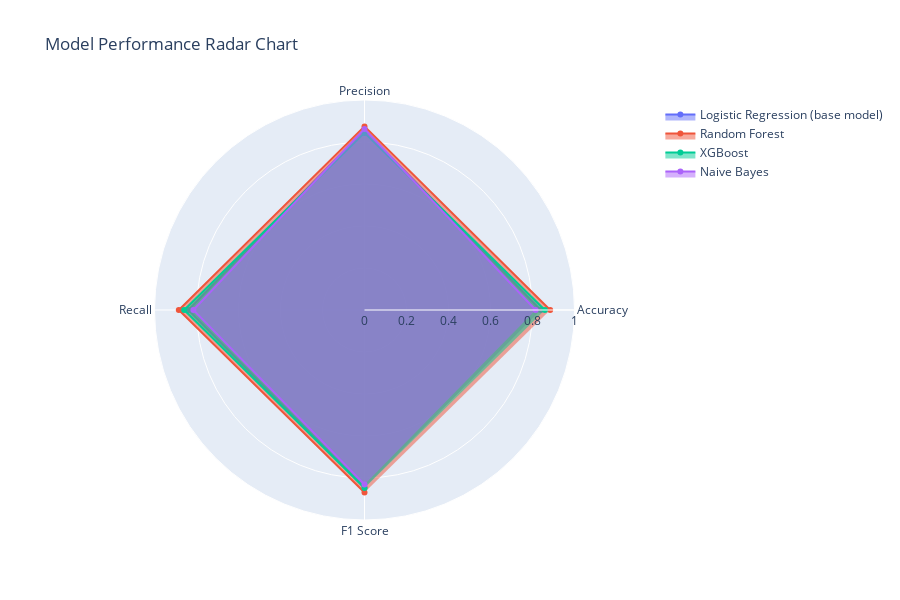

The cell this chart's notebook holds for it:
### Code cell
# Plot 4. A radar chart for model comparison
fig_radar = go.Figure()

for model in results_df.index:
    fig_radar.add_trace(go.Scatterpolar(
        r=[results_df.loc[model, metric] for metric in metrics],
        theta=[metric.replace('_', ' ').title() for metric in metrics],
        fill='toself',
        name=model,
        hovertemplate='%{theta}<br>Score: %{r:.4f}<br>Model: ' + model + '<extra></extra>'
    ))

fig_radar.update_layout(
    polar=dict(
        radialaxis=dict(
            visible=True,
            range=[0, 1]
        )),
    title="Model Performance Radar Chart",
    height=600,
    showlegend=True
)

fig_radar.show()

# Save as PNG
fig_radar.write_image("plotly_images/binary_radar_plot.png")

# Display the image (so it appears in PDF)
display(Image("plotly_images/binary_radar_plot.png"))

### Figure 1 — Plotly figure (JSON) as saved in the notebook; plotly's stock layout.template omitted (floating-point values rounded to 4 significant figures)
{"data": [{"fill": "toself", "hovertemplate": "%{theta}<br>Score: %{r:.4f}<br>Model: Logistic Regression (base model)<extra></extra>", "name": "Logistic Regression (base model)", "r": [0.839, 0.8583, 0.839, 0.8467], "theta": ["Accuracy", "Precision", "Recall", "F1 Score"], "type": "scatterpolar"}, {"fill": "toself", "hovertemplate": "%{theta}<br>Score: %{r:.4f}<br>Model: Random Forest<extra></extra>", "name": "Random Forest", "r": [0.8842, 0.8744, 0.8842, 0.8687], "theta": ["Accuracy", "Precision", "Recall", "F1 Score"], "type": "scatterpolar"}, {"fill": "toself", "hovertemplate": "%{theta}<br>Score: %{r:.4f}<br>Model: XGBoost<extra></extra>", "name": "XGBoost", "r": [0.8588, 0.8434, 0.8588, 0.8476], "theta": ["Accuracy", "Precision", "Recall", "F1 Score"], "type": "scatterpolar"}, {"fill": "toself", "hovertemplate": "%{theta}<br>Score: %{r:.4f}<br>Model: Naive Bayes<extra></extra>", "name": "Naive Bayes", "r": [0.815, 0.8625, 0.815, 0.8308], "theta": ["Accuracy", "Precision", "Recall", "F1 Score"], "type": "scatterpolar"}], "layout": {"height": 600, "polar": {"radialaxis": {"range": [0, 1], "visible": true}}, "showlegend": true, "title": {"text": "Model Performance Radar Chart"}}}
